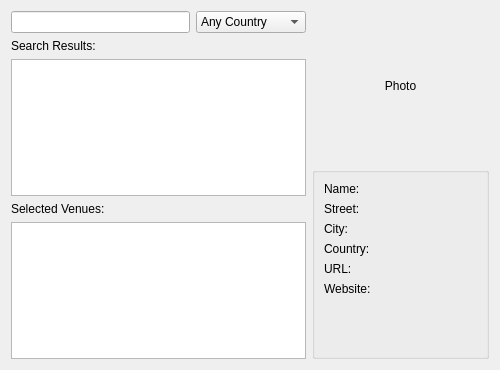
<?xml version="1.0" encoding="UTF-8"?>
<ui version="4.0">
 <class>upcomingEventsVenueSettings</class>
 <widget class="QWidget" name="upcomingEventsVenueSettings">
  <property name="geometry">
   <rect>
    <x>0</x>
    <y>0</y>
    <width>500</width>
    <height>370</height>
   </rect>
  </property>
  <property name="sizePolicy">
   <sizepolicy hsizetype="Preferred" vsizetype="Preferred">
    <horstretch>0</horstretch>
    <verstretch>0</verstretch>
   </sizepolicy>
  </property>
  <property name="minimumSize">
   <size>
    <width>500</width>
    <height>300</height>
   </size>
  </property>
  <layout class="QHBoxLayout" name="horizontalLayout_2" stretch="5,3">
   <item>
    <layout class="QVBoxLayout" name="verticalLayout">
     <item>
      <layout class="QHBoxLayout" name="inputWidgetsLayout">
       <item>
        <widget class="KLineEdit" name="searchLineEdit">
         <property name="minimumSize">
          <size>
           <width>150</width>
           <height>0</height>
          </size>
         </property>
         <property name="trapEnterKeyEvent" stdset="0">
          <bool>true</bool>
         </property>
         <property name="squeezedTextEnabled">
          <bool>true</bool>
         </property>
         <property name="clickMessage">
          <string>Search Venue</string>
         </property>
         <property name="showClearButton" stdset="0">
          <bool>true</bool>
         </property>
        </widget>
       </item>
       <item>
        <widget class="KComboBox" name="countryCombo">
         <property name="toolTip">
          <string>Restrict venues to a specific country</string>
         </property>
         <property name="sizeAdjustPolicy">
          <enum>QComboBox::AdjustToContentsOnFirstShow</enum>
         </property>
         <property name="minimumContentsLength">
          <number>10</number>
         </property>
         <item>
          <property name="text">
           <string>Any Country</string>
          </property>
         </item>
        </widget>
       </item>
      </layout>
     </item>
     <item>
      <widget class="QLabel" name="searchResultsLabel">
       <property name="text">
        <string>Search Results:</string>
       </property>
      </widget>
     </item>
     <item>
      <widget class="QListWidget" name="searchResultsList">
       <property name="minimumSize">
        <size>
         <width>0</width>
         <height>100</height>
        </size>
       </property>
       <property name="editTriggers">
        <set>QAbstractItemView::NoEditTriggers</set>
       </property>
       <property name="alternatingRowColors">
        <bool>true</bool>
       </property>
       <property name="uniformItemSizes">
        <bool>true</bool>
       </property>
       <property name="sortingEnabled">
        <bool>true</bool>
       </property>
      </widget>
     </item>
     <item>
      <widget class="QLabel" name="selectedVenuesLabel">
       <property name="text">
        <string>Selected Venues:</string>
       </property>
      </widget>
     </item>
     <item>
      <widget class="QListWidget" name="selectedVenuesList">
       <property name="minimumSize">
        <size>
         <width>0</width>
         <height>50</height>
        </size>
       </property>
       <property name="editTriggers">
        <set>QAbstractItemView::NoEditTriggers</set>
       </property>
       <property name="alternatingRowColors">
        <bool>true</bool>
       </property>
       <property name="uniformItemSizes">
        <bool>true</bool>
       </property>
       <property name="sortingEnabled">
        <bool>true</bool>
       </property>
      </widget>
     </item>
    </layout>
   </item>
   <item>
    <layout class="QVBoxLayout" name="rightPaneLayout">
     <property name="sizeConstraint">
      <enum>QLayout::SetMinAndMaxSize</enum>
     </property>
     <item>
      <widget class="QLabel" name="photoLabel">
       <property name="sizePolicy">
        <sizepolicy hsizetype="Preferred" vsizetype="Preferred">
         <horstretch>0</horstretch>
         <verstretch>0</verstretch>
        </sizepolicy>
       </property>
       <property name="minimumSize">
        <size>
         <width>150</width>
         <height>150</height>
        </size>
       </property>
       <property name="lineWidth">
        <number>1</number>
       </property>
       <property name="text">
        <string>Photo</string>
       </property>
       <property name="alignment">
        <set>Qt::AlignCenter</set>
       </property>
      </widget>
     </item>
     <item>
      <widget class="QGroupBox" name="infoGroupBox">
       <property name="sizePolicy">
        <sizepolicy hsizetype="Preferred" vsizetype="MinimumExpanding">
         <horstretch>0</horstretch>
         <verstretch>0</verstretch>
        </sizepolicy>
       </property>
       <property name="alignment">
        <set>Qt::AlignCenter</set>
       </property>
       <layout class="QFormLayout" name="formLayout">
        <property name="sizeConstraint">
         <enum>QLayout::SetMinAndMaxSize</enum>
        </property>
        <property name="fieldGrowthPolicy">
         <enum>QFormLayout::AllNonFixedFieldsGrow</enum>
        </property>
        <item row="0" column="0">
         <widget class="QLabel" name="nameLabel">
          <property name="text">
           <string>Name:</string>
          </property>
          <property name="alignment">
           <set>Qt::AlignLeading|Qt::AlignLeft|Qt::AlignTop</set>
          </property>
         </widget>
        </item>
        <item row="2" column="0">
         <widget class="QLabel" name="cityLabel">
          <property name="text">
           <string>City:</string>
          </property>
          <property name="alignment">
           <set>Qt::AlignLeading|Qt::AlignLeft|Qt::AlignTop</set>
          </property>
         </widget>
        </item>
        <item row="0" column="1">
         <widget class="QLabel" name="nameValue">
          <property name="text">
           <string/>
          </property>
          <property name="wordWrap">
           <bool>true</bool>
          </property>
         </widget>
        </item>
        <item row="2" column="1">
         <widget class="QLabel" name="cityValue">
          <property name="text">
           <string/>
          </property>
          <property name="wordWrap">
           <bool>true</bool>
          </property>
         </widget>
        </item>
        <item row="5" column="0">
         <widget class="QLabel" name="urlLabel">
          <property name="text">
           <string>URL:</string>
          </property>
         </widget>
        </item>
        <item row="6" column="0">
         <widget class="QLabel" name="websiteLabel">
          <property name="text">
           <string>Website:</string>
          </property>
         </widget>
        </item>
        <item row="5" column="1">
         <widget class="KUrlLabel" name="urlValue"/>
        </item>
        <item row="6" column="1">
         <widget class="KUrlLabel" name="websiteValue">
          <property name="useTips">
           <bool>true</bool>
          </property>
         </widget>
        </item>
        <item row="3" column="1">
         <widget class="QLabel" name="countryValue">
          <property name="text">
           <string/>
          </property>
          <property name="wordWrap">
           <bool>true</bool>
          </property>
         </widget>
        </item>
        <item row="3" column="0">
         <widget class="QLabel" name="countryLabel">
          <property name="text">
           <string>Country:</string>
          </property>
          <property name="alignment">
           <set>Qt::AlignLeading|Qt::AlignLeft|Qt::AlignTop</set>
          </property>
         </widget>
        </item>
        <item row="1" column="0">
         <widget class="QLabel" name="streetLabel">
          <property name="text">
           <string>Street:</string>
          </property>
          <property name="alignment">
           <set>Qt::AlignLeading|Qt::AlignLeft|Qt::AlignTop</set>
          </property>
         </widget>
        </item>
        <item row="1" column="1">
         <widget class="QLabel" name="streetValue">
          <property name="text">
           <string/>
          </property>
          <property name="wordWrap">
           <bool>true</bool>
          </property>
         </widget>
        </item>
       </layout>
      </widget>
     </item>
    </layout>
   </item>
  </layout>
 </widget>
 <customwidgets>
  <customwidget>
   <class>KLineEdit</class>
   <extends>QLineEdit</extends>
   <header>klineedit.h</header>
  </customwidget>
  <customwidget>
   <class>KUrlLabel</class>
   <extends>QLabel</extends>
   <header>kurllabel.h</header>
  </customwidget>
  <customwidget>
   <class>KComboBox</class>
   <extends>QComboBox</extends>
   <header>kcombobox.h</header>
  </customwidget>
 </customwidgets>
 <resources/>
 <connections/>
</ui>
